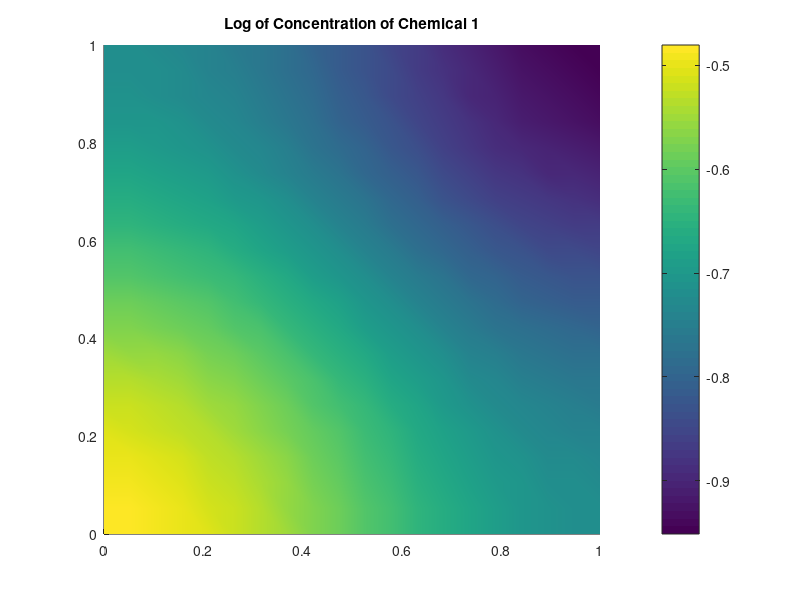
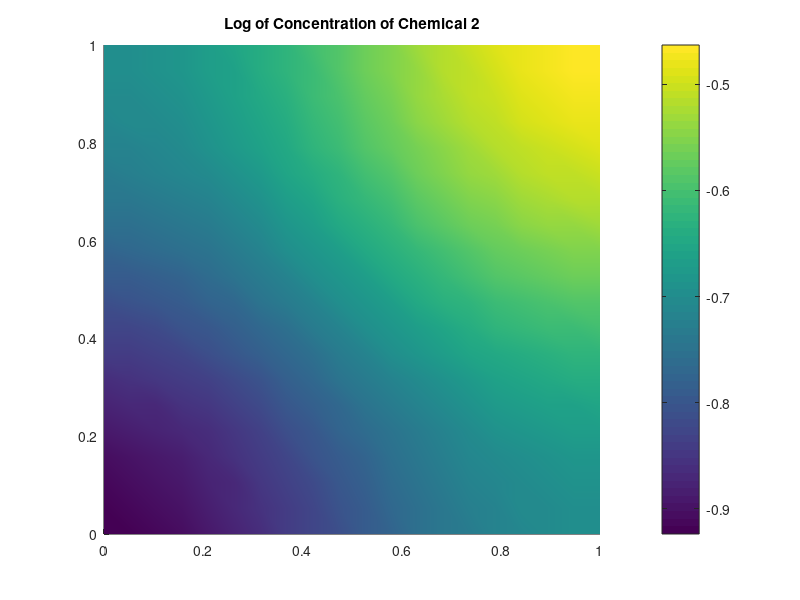
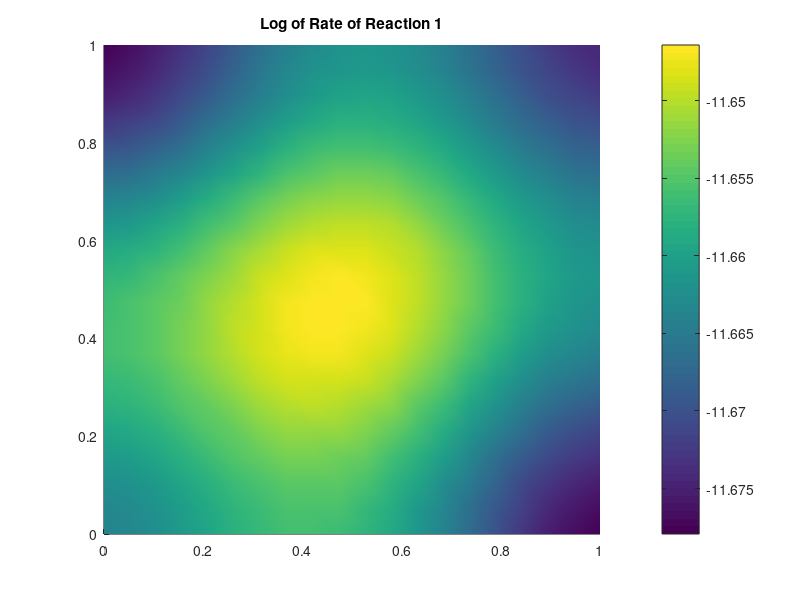
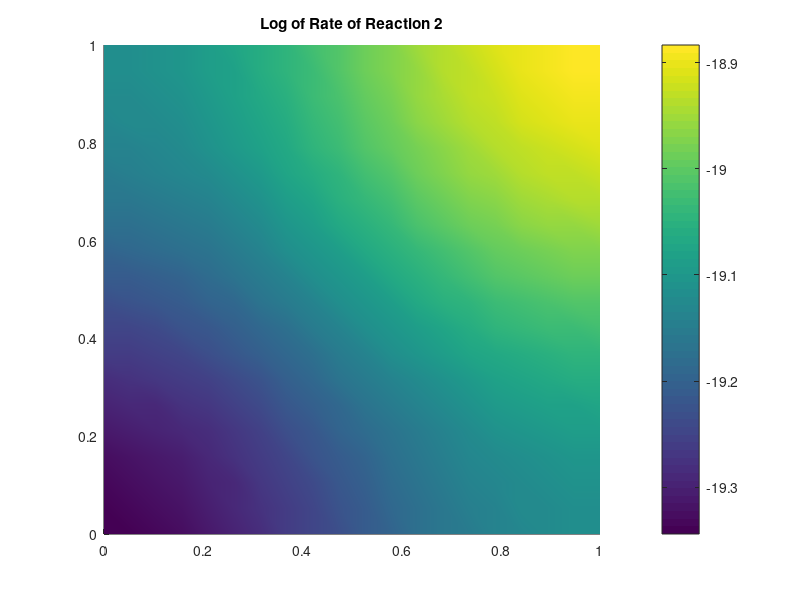

MATLAB code for these plots, in order:
%Problem Parameters
R1 = [1 1; 0 2];
R2 = [0 2; 1 1];
k1 = 3.5e-5;
k2 = 1.0e-8;

%Computation Parameters
n = 20;
ticksToRun = 1000;
dispRate = 0.05;
isq2 = 1/sqrt(2);

%Animation Parameters
framerate = 5;
period = 20;

%Initial State
range = linspace(0,1,n);
[x, y] = meshgrid(range, range);


%Dispersion Matrix (Don't touch)

%sets up matrices to handle dispersion within the same row and with
%adjacent row
sameRowMat = gallery('tridiag', n, dispRate, 1-(4+4*isq2)*dispRate, dispRate);
offRowMat = gallery('tridiag', n, isq2*dispRate, dispRate, isq2*dispRate);
%indicators for where those matrices go
sameRowDiag = spdiags(ones(n,1), 0, n, n);
offRowDiag = spdiags(ones(n-1,1), -1, n, n);
%assembling the dispersion matrix with tensor products
sameDisp = kron(sameRowDiag, sameRowMat);
downDisp = kron(offRowDiag, offRowMat);
DMat = downDisp + sameDisp + downDisp';
%%figure(3); spy(DMat)
%corrections for the corners and edges to prevent dispersion out of bounds
cornersMat = zeros(n,n);
edgesMat = diag(ones(n,1));
cornersMat(1,1) = 1;
cornersMat(n,n) = 1;
edgesMat(1,1) = 0;
edgesMat(n,n) = 0;
cornersBig = kron(cornersMat, cornersMat);
edgesBig = kron(edgesMat, cornersMat) + kron(cornersMat, edgesMat);
%%figure(4); spy(cornersBig);
%%figure(5); spy(edgesBig);
DMat = DMat + edgesBig*(1+2*isq2)*dispRate + cornersBig*(2+3*isq2)*dispRate;

%Tracking which reactions depend on which chemicals (Don't touch)
r1Dep = zeros(1,3);
r2Dep = zeros(1,3);
r1Dep((R1(1,1) ~= 0) + 2*(R1(1,2) ~= 0)) = 1;
r2Dep((R2(1,1) ~= 0) + 2*(R2(1,2) ~= 0)) = 1;

C = zeros(n^2,2);
C(1,1) = n^2 / 2;
C(end,2) = n^2 / 2;
shading interp

t = 0;
startTime = clock;
while t<ticksToRun
    %dispersion
    C = DMat*C;
    
    %reaction 1
    if r1Dep(1)
        r1Rate = C(:,1)*k1;
        r1In = kron(r1Rate, R1(1,:));
        r1Out = kron(r1Rate, R1(2,:));
    elseif r1Dep(2)
        r1Rate = C(:,2)*k1;
        r1In = kron(r1Rate, R1(1,:));
        r1Out = kron(r1Rate, R1(2,:));
    else
        r1Rate = C(:,1).*C(:,2)*k1;
        r1In = kron(r1Rate, R1(1,:));
        r1Out = kron(r1Rate, R1(2,:));
    end
    
    %reaction 2
    if r2Dep(1)
        r2Rate = C(:,1)*k2;
        r2In = kron(r2Rate, R2(1,:));
        r2Out = kron(r2Rate, R2(2,:));
    elseif r2Dep(2)
        r2Rate = C(:,2)*k2;
        r2In = kron(r2Rate, R2(1,:));
        r2Out = kron(r2Rate, R2(2,:));
    else
        r2Rate = C(:,1).*C(:,2)*k2;
        r2In = kron(r2Rate, R2(1,:));
        r2Out = kron(r2Rate, R2(2,:));
    end
    
    %add back reaction results
    C = C - r1In - r2In + r1Out + r2Out;
    t = t + 1;
    %draw results
    if mod(t, period) == 0
        fprintf("Tick %d done \n", t);
        figure(1)
        surf(x,y, reshape(log(C(:,1) + 1e-12),n,n))
        shading interp;
        view(2)
        %caxis([0 1]);
        colorbar;
        title("Log of Concentration of Chemical 1")
        figure(2)
        surf(x,y, reshape(log(C(:,2) + 1e-12),n,n))
        shading interp;
        view(2)
        %caxis([0 1]);
        title("Log of Concentration of Chemical 2")
        colorbar;
        figure(3)
        surf(x,y, reshape(log(r1Rate + 1e-12),n,n))
        shading interp;
        view(2)
        title("Log of Rate of Reaction 1")
        colorbar;
        figure(4)
        surf(x,y, reshape(log(r2Rate + 1e-12),n,n))
        shading interp;
        view(2)
        title("Log of Rate of Reaction 2")
        colorbar;
        endTime = clock;
        duration = endTime(6)-startTime(6);
        fprintf("%.1f", duration*1000);
        pause(max(1/framerate - duration, 0));
        %pause;
        startTime = clock;
    end
end
disp("Done")